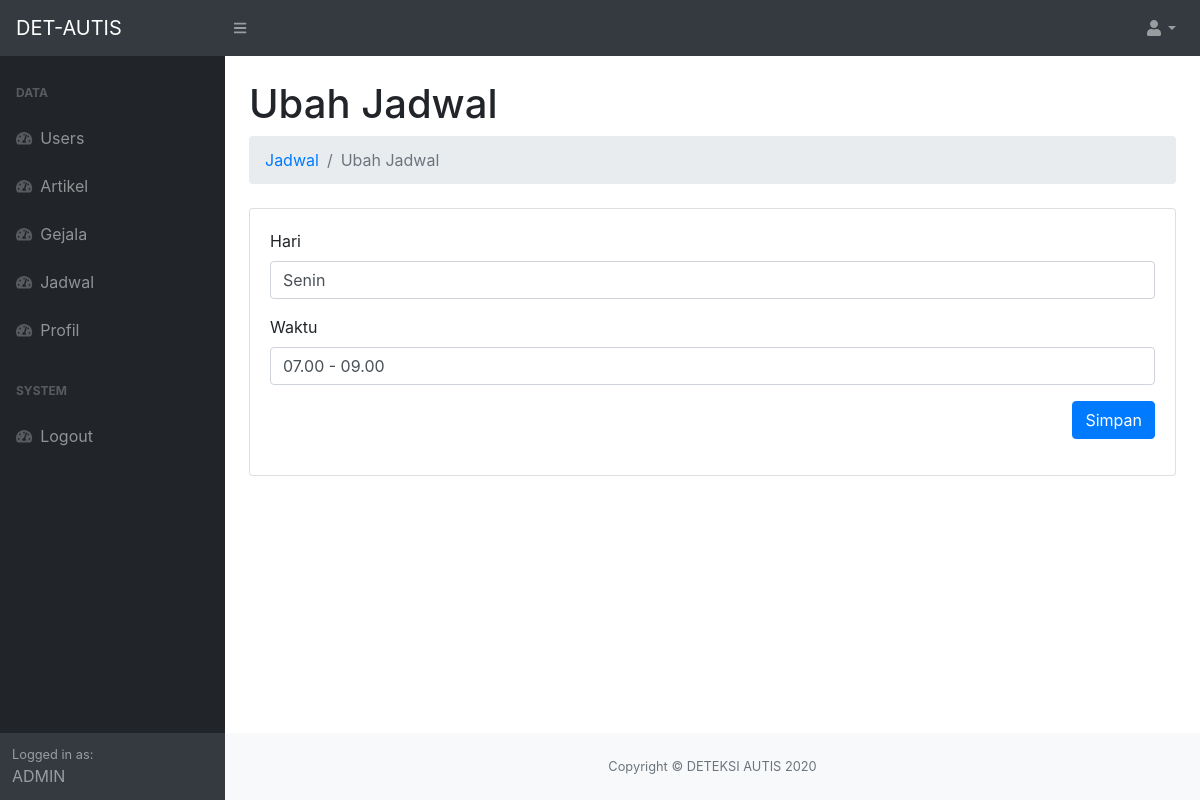
The app's page /admin/index.php?page=jadwal-ubah&id=1 (signed in), older data.
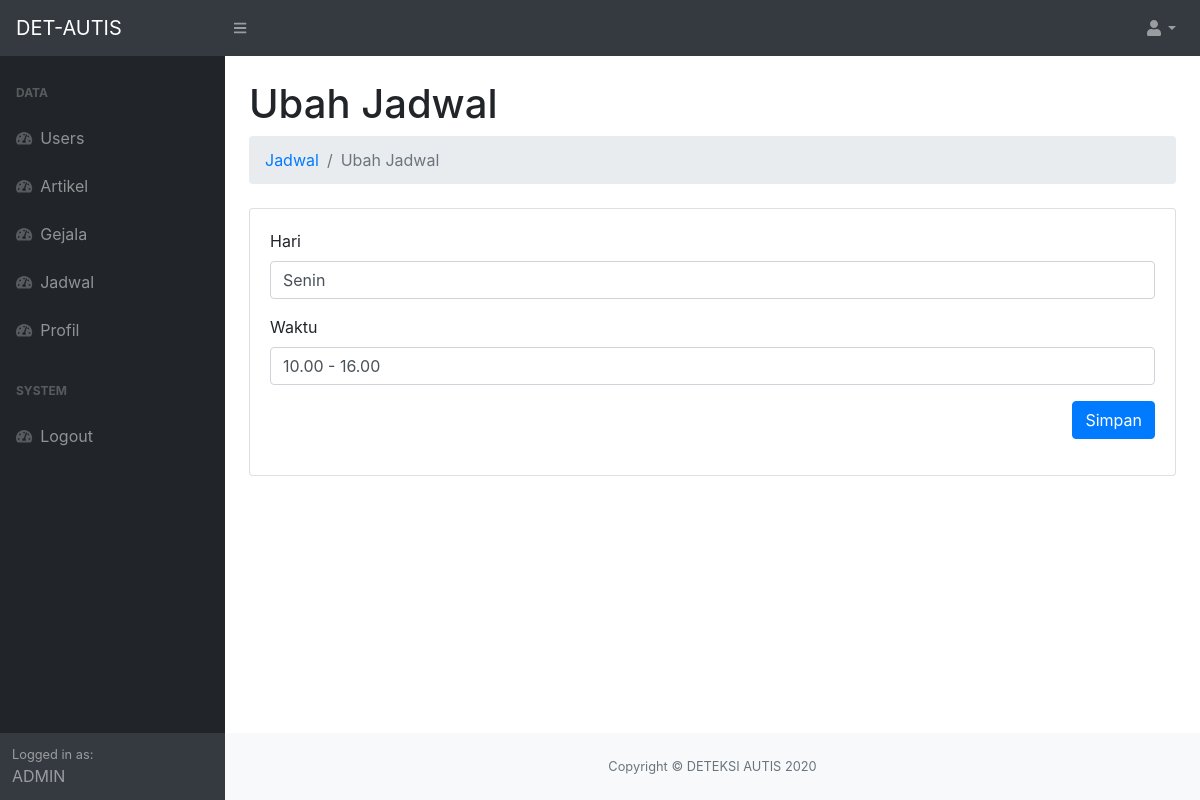
The same page, newer data.
### tables this page shows
CREATE TABLE `jadwal` (
  `id` int(11) NOT NULL,
  `hari` varchar(128) NOT NULL,
  `waktu` varchar(128) NOT NULL
);

### admin/Jadwal/ubah.php (the view, shortened to what this page needs)
<?php $id = $_GET['id'] ?>
<?php $getJadwal = $koneksi->query("SELECT * FROM jadwal WHERE id = '$id'") ?>
<?php $dataJadwal = $getJadwal->fetch_assoc() ?>
<div class="container-fluid">
    <h1 class="mt-4">Ubah Jadwal</h1>
    <ol class="breadcrumb mb-4">
        <li class="breadcrumb-item"><a href="?page=jadwal">Jadwal</a></li>
        <li class="breadcrumb-item active">Ubah Jadwal</li>
    </ol>
    <div class="card mb-4">
        <div class="card-body">
            <form action="" method="post">
                <div class="form-group">
                    <label for="">Hari</label>
                    <input type="text" name="hari" class="form-control" value="<?= $dataJadwal['hari'] ?>">
                </div>
                <div class="form-group">
                    <label for="">Waktu</label>
                   <input type="text" name="waktu" class="form-control" value="<?= $dataJadwal['waktu'] ?>">
                </div>
                <div class="form-group text-right">
                    <button type="submit" name="simpan" class="btn btn-primary">Simpan</button>
                </div>
            </form>
        </div>
    </div>
</div>

Row changes from the older to the newer data that the page shows:
changed jadwal "Senin": waktu "07.00 - 09.00" → "10.00 - 16.00"
